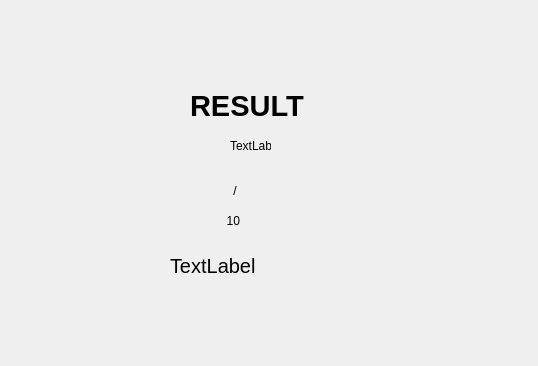
<?xml version="1.0" encoding="UTF-8"?>
<ui version="4.0">
 <class>result</class>
 <widget class="QWidget" name="result">
  <property name="geometry">
   <rect>
    <x>0</x>
    <y>0</y>
    <width>538</width>
    <height>366</height>
   </rect>
  </property>
  <property name="windowTitle">
   <string>Performance</string>
  </property>
  <widget class="QLabel" name="label">
   <property name="geometry">
    <rect>
     <x>230</x>
     <y>130</y>
     <width>41</width>
     <height>31</height>
    </rect>
   </property>
   <property name="text">
    <string>TextLabel</string>
   </property>
  </widget>
  <widget class="QLabel" name="label_2">
   <property name="geometry">
    <rect>
     <x>190</x>
     <y>80</y>
     <width>151</width>
     <height>51</height>
    </rect>
   </property>
   <property name="font">
    <font>
     <family>Liberation Sans</family>
     <pointsize>22</pointsize>
     <weight>75</weight>
     <bold>true</bold>
    </font>
   </property>
   <property name="text">
    <string>RESULT</string>
   </property>
  </widget>
  <widget class="QLabel" name="label_3">
   <property name="geometry">
    <rect>
     <x>210</x>
     <y>180</y>
     <width>67</width>
     <height>21</height>
    </rect>
   </property>
   <property name="text">
    <string>       /</string>
   </property>
  </widget>
  <widget class="QLabel" name="label_4">
   <property name="geometry">
    <rect>
     <x>210</x>
     <y>210</y>
     <width>67</width>
     <height>21</height>
    </rect>
   </property>
   <property name="text">
    <string>     10</string>
   </property>
  </widget>
  <widget class="QLabel" name="label_5">
   <property name="geometry">
    <rect>
     <x>170</x>
     <y>240</y>
     <width>391</width>
     <height>51</height>
    </rect>
   </property>
   <property name="font">
    <font>
     <pointsize>15</pointsize>
    </font>
   </property>
   <property name="text">
    <string>TextLabel</string>
   </property>
  </widget>
 </widget>
 <resources/>
 <connections/>
</ui>
